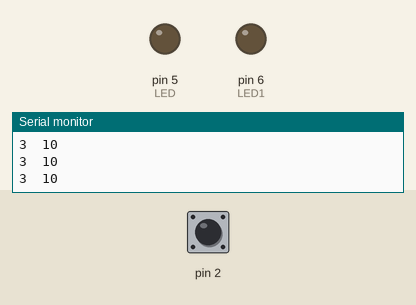
This sketch was run on a simulated Arduino Uno, built with avr-gcc and run on an emulated ATmega328P. On the bench: output pins drawn as LEDs (lit = HIGH), the last lines printed to the serial monitor. Inputs (shaded band) come from the test bench; at power-on: pin 2 HIGH.

Above: at 1.3 s.
1.4 s: pin 2 pulled LOW for 0.3 s
At 1.64 s:
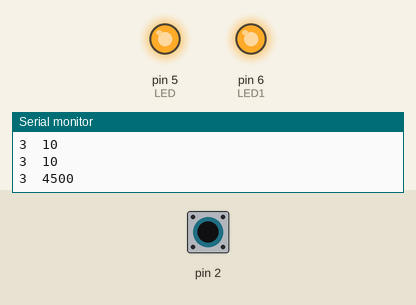
3.2 s: pin 2 pulled LOW for 3.2 s
At 7.4 s:
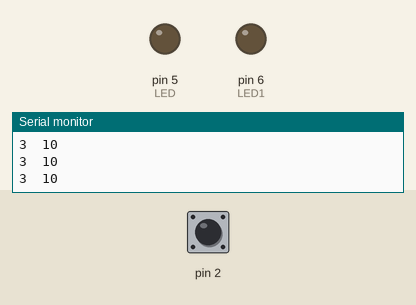
Timing chart, 0 to 8.9 s (numbered marks = the images above; inputs shaded):
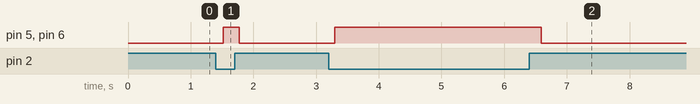

Measured:
- after the input at 1.4 s, pin 5 (LED), pin 6 (LED1): LOW → HIGH after 0.12 s, → LOW 0.25 s later
- after the input at 3.2 s, pin 5 (LED), pin 6 (LED1): LOW → HIGH after 0.10 s, → LOW 3.3 s later

The sketch:

CapSense.ino
```cpp
#include <CapSense.h>

/*
 * CapitiveSense Library Demo Sketch
 * Paul Badger 2008
 * Uses a high value resistor e.g. 10M between send pin and receive pin
 * Resistor effects sensitivity, experiment with values, 50K - 50M. Larger resistor values yield larger sensor values.
 * Receive pin is the sensor pin - try different amounts of foil/metal on this pin
 */


CapSense   cs_9_2 = CapSense(9,2);   //Initializes CapSense pins
#define LED  5
#define LED1  6
#define BUZZER   3

#define BUTTON1  10
#define BUTTON2  11
#define BUTTON3  12

int sensor=500;
int sensor1=750;

void setup()
{

   cs_9_2.set_CS_AutocaL_Millis(0xFFFFFFFF); // Calibrates CapSense pin timing

 Serial.begin(9600);
 pinMode(LED, OUTPUT);
 pinMode(LED1, OUTPUT);


}

void loop()
{
    long start = millis();
    long total1 =  cs_9_2.capSense(30);

    Serial.print(millis() - start);        // check on performance in milliseconds
    Serial.print("\t");                    // tab character for debug windown spacing

    Serial.print(total1);                  // print sensor output 1
    Serial.println("\t");

    if (total1 >= sensor)
    digitalWrite(LED,HIGH);

    if (total1 < sensor)
    digitalWrite(LED,LOW);

    if (total1 >= sensor1)
    digitalWrite(LED1,HIGH);

    if (total1 < sensor1)
    digitalWrite(LED1,LOW);

    delay(250);                             // arbitrary delay to limit data to serial port
}
```
